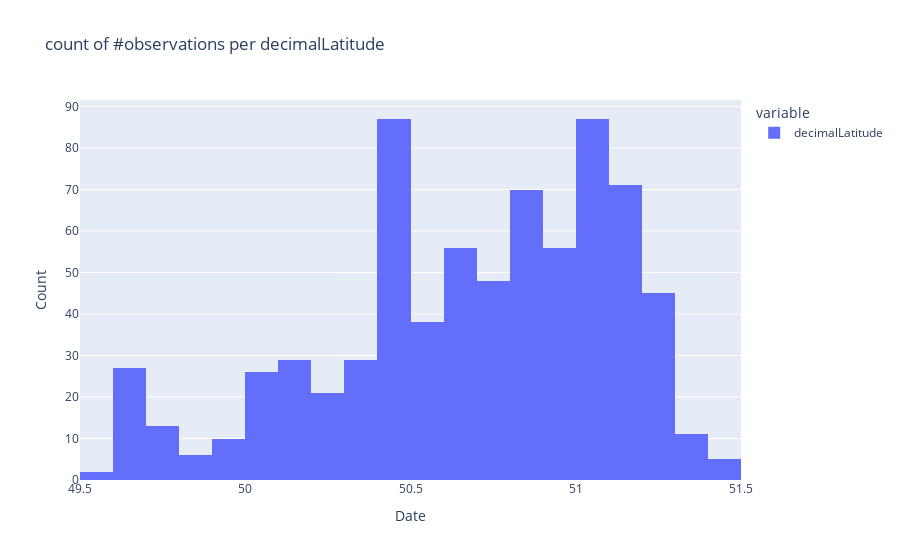

This figure's notebook cell:
### Code cell
fig = df.sample(frac=0.01, random_state=1234)["decimalLatitude"].hist(
    backend="plotly", title="count of #observations per decimalLatitude"
)

fig.update_layout(
    xaxis_title="Date",
    yaxis_title="Count",
)

### Figure 1 — Plotly figure (JSON) as saved in the notebook; plotly's stock layout.template omitted (floating-point values rounded to 4 significant figures; data arrays with more than 128 entries replaced by an {"elided": "..."} marker saying what was removed)
{"data": [{"alignmentgroup": "True", "bingroup": "x", "hovertemplate": "variable=decimalLatitude<br>value=%{x}<br>count=%{y}<extra></extra>", "legendgroup": "decimalLatitude", "marker": {"color": "#636efa", "pattern": {"shape": ""}}, "name": "decimalLatitude", "offsetgroup": "decimalLatitude", "orientation": "v", "showlegend": true, "type": "histogram", "x": {"elided": "737 float values"}, "xaxis": "x", "yaxis": "y"}], "layout": {"barmode": "relative", "legend": {"title": {"text": "variable"}, "tracegroupgap": 0}, "title": {"text": "count of #observations per decimalLatitude"}, "xaxis": {"anchor": "y", "domain": [0, 1], "title": {"text": "Date"}}, "yaxis": {"anchor": "x", "domain": [0, 1], "title": {"text": "Count"}}}}
